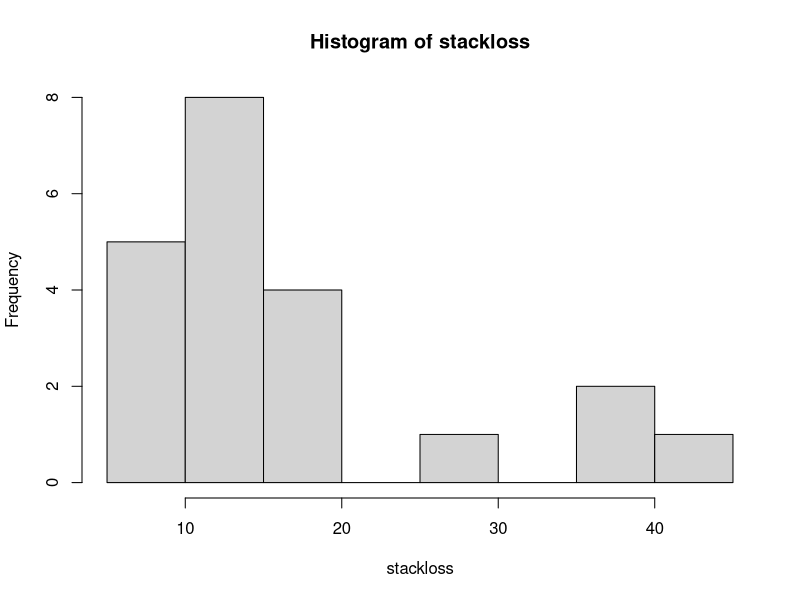
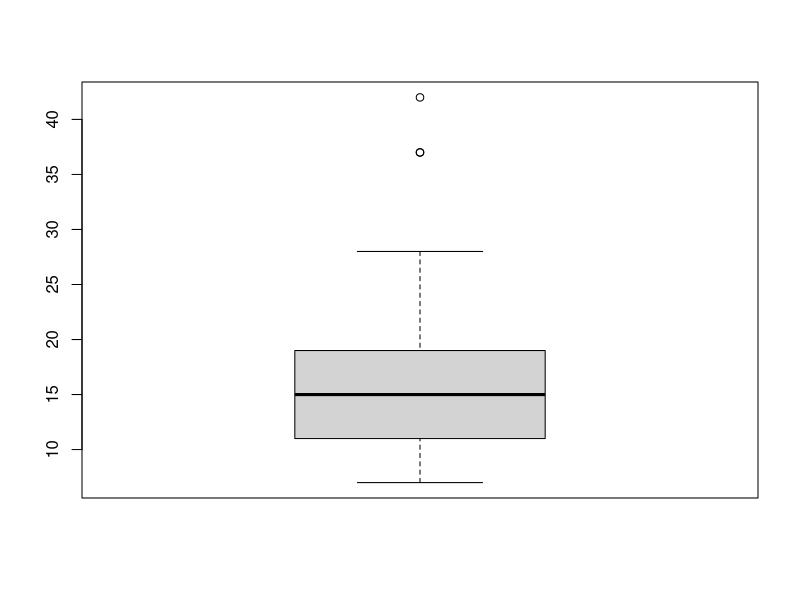
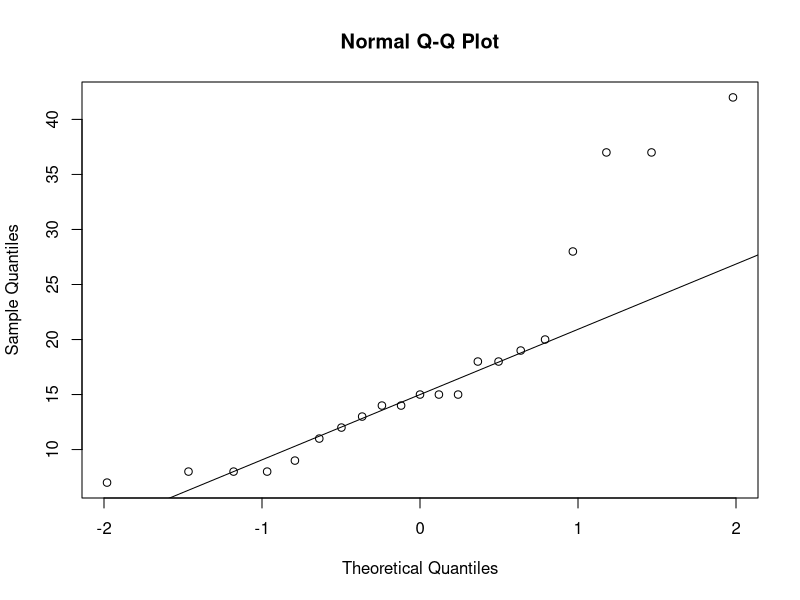

Here is the R script that generated these plots, in order:
### Question no.1 ###
#
data("stackloss")

# histogram
hist(stackloss$stack.loss, main="Histogram of stackloss", xlab="stackloss")

# boxplot
boxplot(stackloss$stack.loss)

# normal probability plot
qqnorm(stackloss$stack.loss)
qqline(stackloss$stack.loss)


### Question no. 2 ###
#
install.packages("combinat")
require(combinat)

# 2.a, combination
foo <- combn(15,4)
ncol(foo) #number of combinations

# 2.b, permutation
bar <- permn(10)
length(bar) #number of permutations


### Question no. 3 ###
rep(c(1,2,3,"banana"), times=3)
